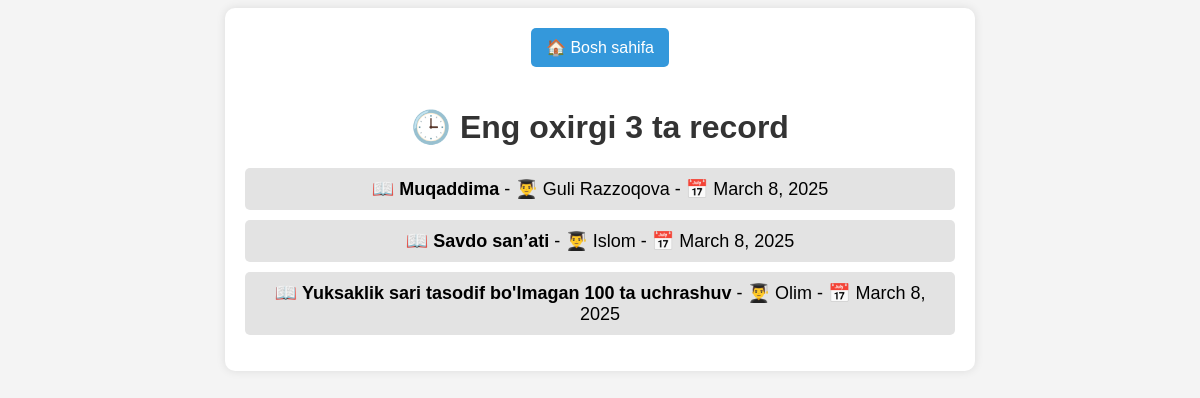
The page /oxirgi3ta_records/ on the database as committed earlier.
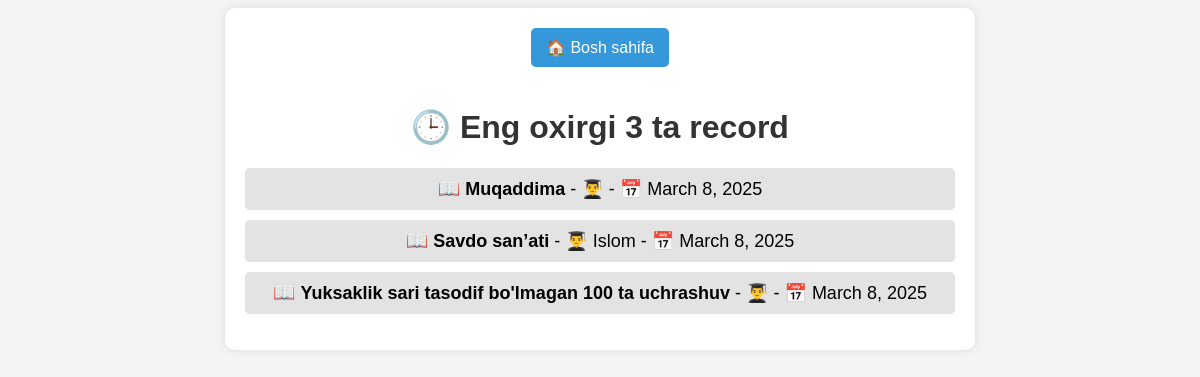
The same page on the database as committed later.
### main/models.py (models this page shows, shortened)
class Record(models.Model):
    student = models.ForeignKey(Student, on_delete=models.SET_NULL, null=True)
    book = models.ForeignKey(Book, on_delete=models.SET_NULL, null=True)
    admin = models.ForeignKey(LibraryAdmin, on_delete=models.SET_NULL, null=True, blank=True)
    date_received = models.DateField(auto_now_add=True)
    return_date = models.DateField(blank=True, null=True)

class Student(models.Model):
    name = models.CharField(max_length=100)
    course = models.CharField(max_length=50)
    group = models.CharField(max_length=50)
    book_quantity = models.PositiveSmallIntegerField(null=True)

class Book(models.Model):
    name = models.CharField(max_length=100)
    genre = models.CharField(max_length=50)
    page = models.PositiveSmallIntegerField()
    author = models.ForeignKey(Author, on_delete=models.SET_NULL, null=True)

### main/views.py (the view)
# urls.py: path('oxirgi3ta_records/', last_3_records),
def last_3_records(request):
    records = Record.objects.order_by('-date_received')[:3]
    contex = {'records': records}
    return render(request, 'oxirgi3ta_records.html', contex)

### templates/oxirgi3ta_records.html (shortened to what this page needs)
<!DOCTYPE html>
<html lang="uz">
<head>
</head>
<body>
<div class="container">
    <a href="/" class="home-btn">🏠 Bosh sahifa</a>
    <h1>🕒 Eng oxirgi 3 ta record</h1>
    <ul>
        {% for record in records %}
            <li>📖 <strong>{{ record.book.name }}</strong> - 👨‍🎓 {{ record.student.name }} - 📅 {{ record.date_received }}</li>
        {% endfor %}
    </ul>
</div>
</body>
</html>

Rows that differ between the two databases and show on the page:
changed Record "Muqaddima": student.name "Guli Razzoqova" → (not shown)
changed Record "Yuksaklik sari tasodif bo'lmagan 100 ta uchrashuv": student.name "Olim" → (not shown)
